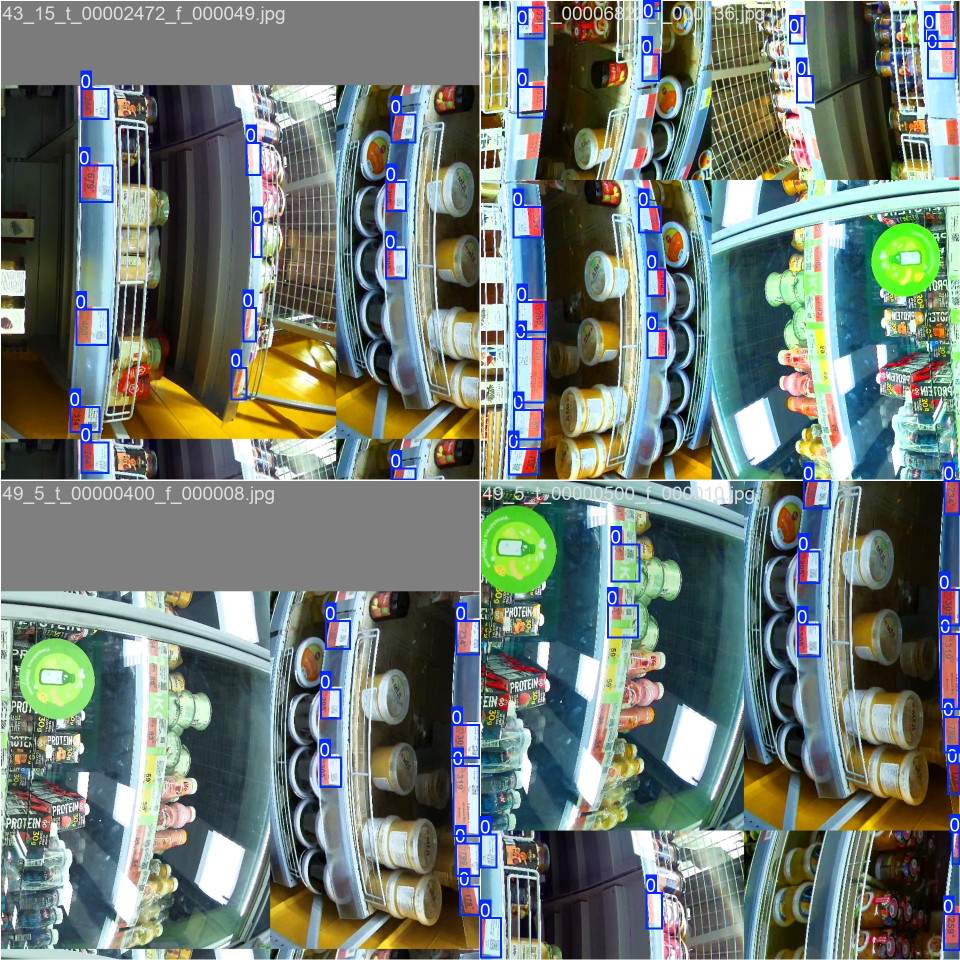
#> input picture runs/detect/price_tag_detector/train_batch0.jpg, 1920 x 1920 px (shown at 1/2 size)
$ python -i quality.py   (imports and definitions only)   (older library calls are emulated)
#> lines starting #> are read from the running program, lines starting #| are printed output that depends on the picture; after the words box and inside, x2 and y2 are one past the last pixel; in counts of white or black regions, pixels touching at a corner belong together
from dataclasses import dataclass

import cv2
import numpy as np


@dataclass(frozen=True)
class FrameQuality:
    sharpness: float
    brightness: float
    contrast: float
    glare_ratio: float
    dark_ratio: float
    price_tag_ratio: float
    score: float


def _normalize(value: float, min_value: float, max_value: float) -> float:
    if max_value <= min_value:
        return 0.0

    normalized = (value - min_value) / (max_value - min_value)
    return float(np.clip(normalized, 0.0, 1.0))


def calculate_sharpness(gray: np.ndarray) -> float:
    """
    Оценка резкости через дисперсию лапласиана.
    Чем больше значение, тем резче кадр.
    """

    return float(cv2.Laplacian(gray, cv2.CV_64F).var())


def calculate_frame_quality(frame: np.ndarray) -> FrameQuality:
    """
    Возвращает набор простых признаков качества кадра.

    sharpness  — резкость;
    brightness — средняя яркость;
    contrast   — контраст;
    glare_ratio — доля пересвеченных пикселей;
    dark_ratio  — доля слишком темных пикселей;
    score      — итоговая оценка качества от 0 до 1.
    """

    if frame is None or frame.size == 0:
        raise ValueError("Передан пустой кадр")

    gray = cv2.cvtColor(frame, cv2.COLOR_BGR2GRAY)

    sharpness_raw = calculate_sharpness(gray)
    brightness_raw = float(np.mean(gray))
    contrast_raw = float(np.std(gray))

    glare_ratio = float(np.mean(gray > 245))
    dark_ratio = float(np.mean(gray < 20))
    price_tag_ratio = calculate_price_tag_color_ratio(frame)

    sharpness_score = _normalize(sharpness_raw, 30.0, 500.0)

    brightness_score = 1.0 - abs(brightness_raw - 127.0) / 127.0
    brightness_score = float(np.clip(brightness_score, 0.0, 1.0))

    contrast_score = _normalize(contrast_raw, 20.0, 80.0)

    glare_penalty = float(np.clip(glare_ratio * 3.0, 0.0, 1.0))
    dark_penalty = float(np.clip(dark_ratio * 2.0, 0.0, 1.0))

    score = (
        0.45 * sharpness_score
        + 0.25 * brightness_score
        + 0.20 * contrast_score
        + 0.10 * (1.0 - glare_penalty)
    )

    score = score * (1.0 - 0.5 * dark_penalty)
    score = score + 0.18 * min(price_tag_ratio / 0.035, 1.0)
    score = float(np.clip(score, 0.0, 1.0))

    return FrameQuality(
        sharpness=sharpness_raw,
        brightness=brightness_raw,
        contrast=contrast_raw,
        glare_ratio=glare_ratio,
        dark_ratio=dark_ratio,
        price_tag_ratio=price_tag_ratio,
        score=score,
    )


def calculate_price_tag_color_ratio(frame: np.ndarray) -> float:
    hsv = cv2.cvtColor(frame, cv2.COLOR_BGR2HSV)

    red_mask_1 = cv2.inRange(
        hsv,
        np.array([0, 25, 75]),
        np.array([13, 255, 255]),
    )
    red_mask_2 = cv2.inRange(
        hsv,
        np.array([165, 25, 75]),
        np.array([180, 255, 255]),
    )
    red_mask = cv2.bitwise_or(red_mask_1, red_mask_2)

    yellow_mask = cv2.inRange(
        hsv,
        np.array([15, 45, 85]),
        np.array([42, 255, 255]),
    )

    color_mask = cv2.bitwise_or(red_mask, yellow_mask)

    color_mask = cv2.morphologyEx(
        color_mask,
        cv2.MORPH_OPEN,
        cv2.getStructuringElement(cv2.MORPH_RECT, (5, 3)),
    )

    return float(np.mean(color_mask > 0))

>>> import cv2
>>> picture = cv2.imread('../../runs/detect/price_tag_detector/train_batch0.jpg')
#> picture is the input picture: shape (1920, 1920, 3); mean B, G, R 117.1, 123.9, 113.7
>>> result = calculate_frame_quality(picture)
#> in calculate_frame_quality, `gray = cv2.cvtColor(frame, cv2.COLOR_BGR2GRAY)`:
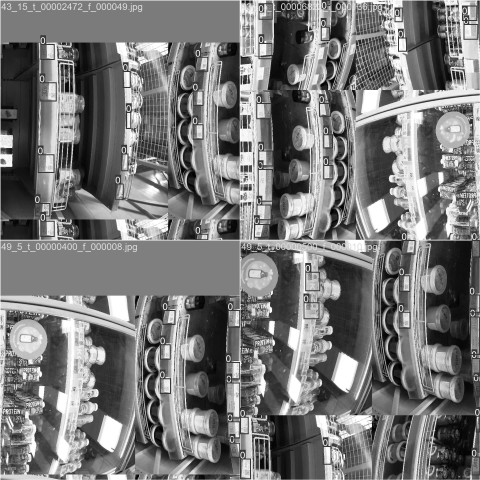
#> gray: shape (1920, 1920) (shown at 1/4 size); min 0, max 255, mean 120.1
#> in calculate_frame_quality, `sharpness_raw = calculate_sharpness(gray)`: sharpness_raw = 1936.8
#> in calculate_frame_quality, `brightness_raw = float(np.mean(gray))`: brightness_raw = 120.1
#> in calculate_frame_quality, `contrast_raw = float(np.std(gray))`: contrast_raw = 70.68
#> in calculate_frame_quality, `glare_ratio = float(np.mean(gray > 245))`: glare_ratio = 0.0454
#> in calculate_frame_quality, `dark_ratio = float(np.mean(gray < 20))`: dark_ratio = 0.0435
#> in calculate_price_tag_color_ratio, `red_mask_1 = cv2.inRange( hsv, np.array([0, 25, 75]), np.array([13, 25..`:
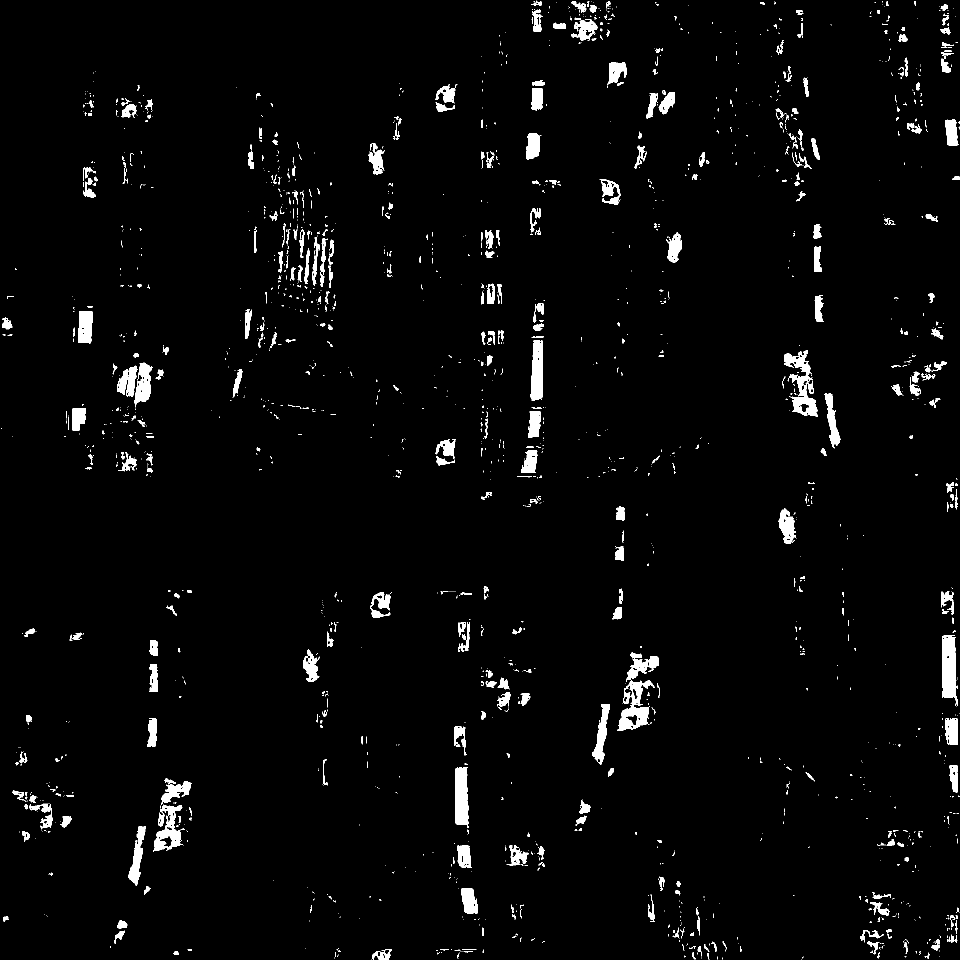
#> red_mask_1: shape (1920, 1920) (shown at 1/2 size); 2.8% white; 1863 white regions (1420 under 20 px), largest, box (x1, y1, x2, y2) and area: (1568, 700, 1636, 833) 3536, (1885, 1271, 1915, 1413) 3246, (1234, 1360, 1310, 1462) 3208
#> in calculate_price_tag_color_ratio, `color_mask = cv2.morphologyEx( color_mask, cv2.MORPH_OPEN, cv2.getStru..`:
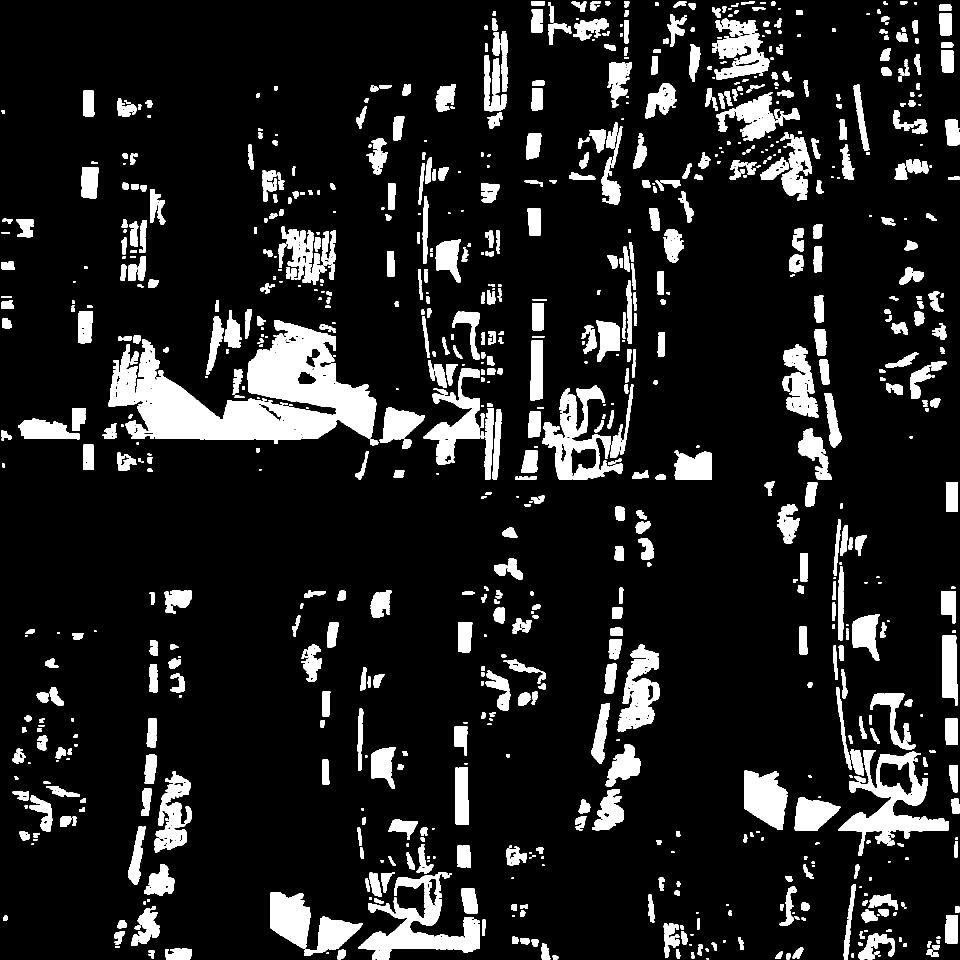
#> color_mask: shape (1920, 1920) (shown at 1/2 size); 12.5% white; 964 white regions (110 under 20 px), largest, box (x1, y1, x2, y2) and area: (216, 640, 753, 888) 64302, (717, 1744, 959, 1919) 14967, (1676, 1500, 1898, 1712) 14732
#> in calculate_frame_quality, `price_tag_ratio = calculate_price_tag_color_ratio(frame)`: price_tag_ratio = 0.125
#> in _normalize, `normalized = (value - min_value) / (max_value - min_value)`: normalized = 4.06
#> in calculate_frame_quality, `sharpness_score = _normalize(sharpness_raw, 30.0, 500.0)`: sharpness_score = 1
#> in calculate_frame_quality, `brightness_score = 1.0 - abs(brightness_raw - 127.0) / 127.0`: brightness_score = 0.945
#> in calculate_frame_quality, `contrast_score = _normalize(contrast_raw, 20.0, 80.0)`: contrast_score = 0.845
#> in calculate_frame_quality, `glare_penalty = float(np.clip(glare_ratio * 3.0, 0.0, 1.0))`: glare_penalty = 0.136
#> in calculate_frame_quality, `dark_penalty = float(np.clip(dark_ratio * 2.0, 0.0, 1.0))`: dark_penalty = 0.0871
#> in calculate_frame_quality, `score = ( 0.45 * sharpness_score + 0.25 * brightness_score + 0.20 * co..`: score = 0.942
#> in calculate_frame_quality, `score = score * (1.0 - 0.5 * dark_penalty)`: score = 0.901
#> in calculate_frame_quality, `score = score + 0.18 * min(price_tag_ratio / 0.035, 1.0)`: score = 1.08
#> in calculate_frame_quality, `score = float(np.clip(score, 0.0, 1.0))`: score = 1
